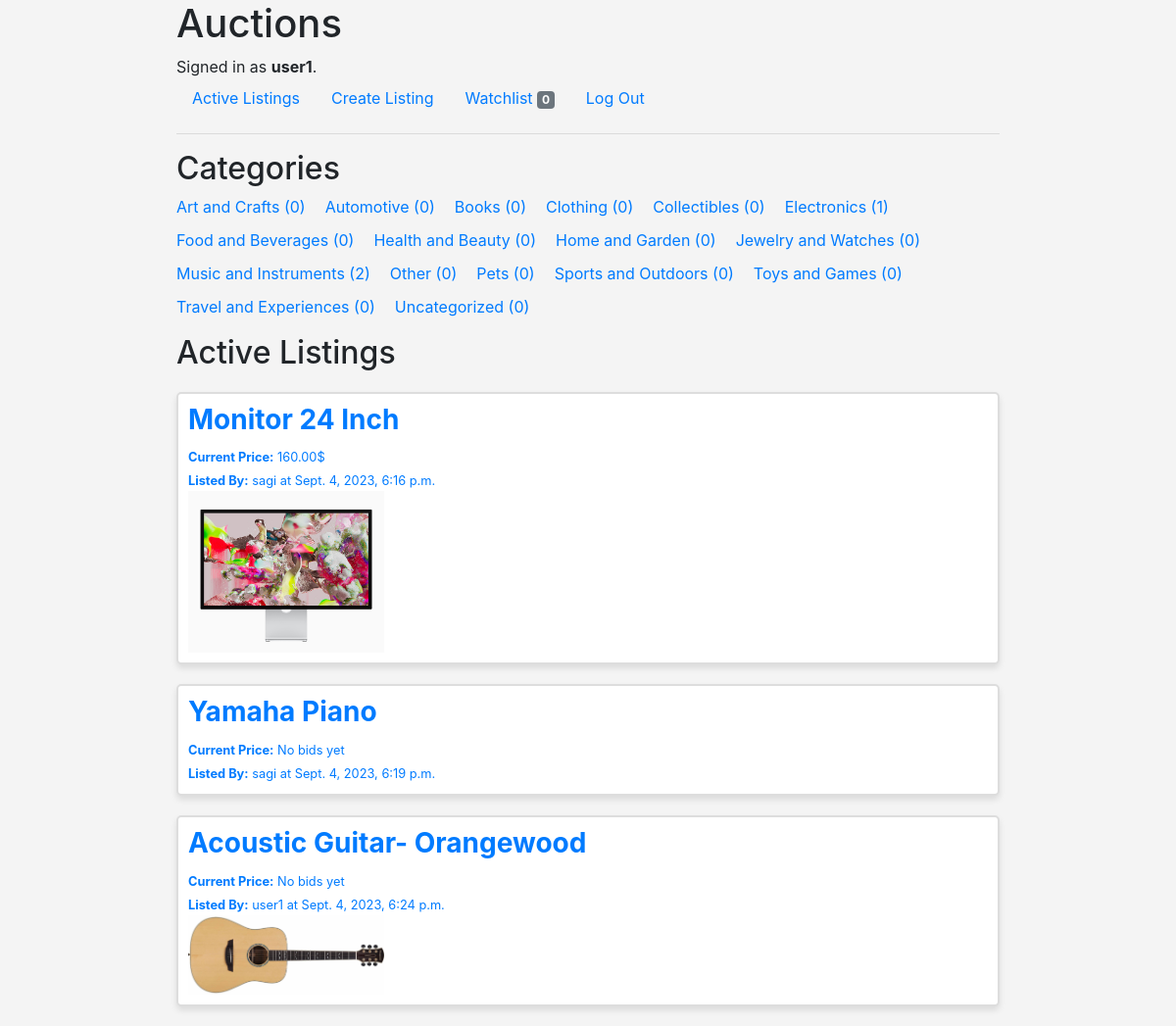
Screenshot of / (signed in) with the database file from the repository.
### auctions/models.py (models this page shows)
class User(AbstractUser):
    pass

class AuctionList(models.Model):
    seller = models.ForeignKey('User', on_delete=models.CASCADE, related_name = "lists")
    productName = models.CharField(max_length=64)
    initialPrice = models.DecimalField(max_digits=30, decimal_places=2)
    info = models.TextField(max_length=1000)
    creationTime = models.DateTimeField(auto_now_add=True)
    image = models.ImageField(upload_to= user_directory_path, blank=True, null=True)
    watchlist = models.ManyToManyField(User, blank=True, related_name = "watchlist")
    CATEGORY_CHOICES = [
        ('Uncategorized', 'Select a category'),
        ('Electronics', 'Electronics'),
        ('Clothing', 'Clothing'),
        ('Home and Garden', 'Home and Garden'),
        ('Toys and Games', 'Toys and Games'),
        ('Books', 'Books'),
        ('Sports and Outdoors', 'Sports and Outdoors'),
        ('Automotive', 'Automotive'),
        ('Jewelry and Watches', 'Jewelry and Watches'),
        ('Collectibles', 'Collectibles'),
        ('Health and Beauty', 'Health and Beauty'),
        ('Music and Instruments', 'Music and Instruments'),
        ('Art and Crafts', 'Art and Crafts'),
        ('Food and Beverages', 'Food and Beverages'),
        ('Pets', 'Pets'),
        ('Travel and Experiences', 'Travel and Experiences'),
        ('Other', 'Other'),
    ]
    category = models.CharField(
        max_length=50,
        choices=CATEGORY_CHOICES,
        default='Uncategorized',
    )
    AUCTION_STATUS_CHOICES = (
        ('active', 'Active'),
        ('closed', 'Closed')
    )
    status = models.CharField(
        max_length=10,
        choices=AUCTION_STATUS_CHOICES,
        default='active'  # Set the default status to 'active' when an auction is created.
    )

### auctions/views.py (the view)
# urls.py: path("", views.index, name="index"),
def index(request):
    return render(request, "auctions/index.html", {
        'auctionLists': AuctionList.objects.annotate(highestBid=Max('bids__bidPrice')).order_by('creationTime'),
        'categories_with_counts': getCategoriesWithCount(),
    })

### auctions/context_processors.py (called while the page is built)
def notification_count(request):
    if request.user.is_authenticated:
        return {'notification_count': Notification.objects.filter(user=request.user, is_read=False).count()}
    return {}

### auctions/util.py (called while the page is built)
def getCategoriesWithCount():
    categories_with_counts = AuctionList.objects.values('category').annotate(category_count=Count('category'))
    all_categories = AuctionList.CATEGORY_CHOICES
    all_categories_with_counts = [{'category': category[0], 'category_count': 0} for category in all_categories]
    merged_categories = {category['category']: category for category in all_categories_with_counts}
    for category in categories_with_counts:
        merged_categories[category['category']] = category
    sorted_categories = sorted(merged_categories.values(), key=lambda x: x['category'])
    return sorted_categories

### auctions/templates/auctions/index.html (shortened to what this page needs)
{% extends "auctions/layout.html" %}
{% block body %}
    <h2>Categories</h2>
    <ul class="horizontalCategories">
        {% for category in categories_with_counts %}
        <li><a href="{% url 'categoryPage' category.category %}">{{ category.category }} ({{ category.category_count }}) </a></li>
        {% endfor %}
    </ul>
    <h2>Active Listings</h2>
    {% for product in auctionLists %}
    <a href="{% url 'productPage' product.id%}" class="auctionProductLink">
        <div class="auctionProduct">
            <div class="productText">
                <h3><b> {{product.productName}}  </b></h3>
                {% if product.highestBid %}
                    {% if product.status == 'active' %}
                        <small><b>Current Price:</b> {{ product.highestBid|floatformat:2  }}$</small> <br>
                    {% else %}
                        <small><b>Winning Bid:</b> {{ product.highestBid|floatformat:2  }}$</small> <br>
                    {% endif %}
                {% else %}
                    {% if product.status == 'active' %}
                        <small><b>Current Price:</b> No bids yet</small><br>
                    {% else %}
                        <small><b>Winning Bid:</b> No bids were placed </small><br>
                    {% endif %}
                {% endif %}
                <small><b>Listed By:</b> {{product.seller}} at {{ product.creationTime }}</small>
            </div>
            <div class="productImg">
                {% if product.image %}
                    <img src="{{ product.image.url }}" alt="{{ product.productName }}" style="max-width: 200px;">
                {% endif %}
            </div>
        </div>
    </a>
    {%empty%}
        <p>No active listings.</p>
    {% endfor %}
{% endblock %}

### auctions/templates/auctions/layout.html (shortened to what this page needs)
{% load static %}
<!DOCTYPE html>
<html lang="en">
    <head>
        <link rel="stylesheet" href="https://stackpath.bootstrapcdn.com/bootstrap/4.4.1/css/bootstrap.min.css">
        <link href="{% static 'auctions/styles.css' %}" rel="stylesheet">
    </head>
    <body>
        <h1>Auctions</h1>
        <div>
            {% if user.is_authenticated %}
                Signed in as <strong>{{ user.username }}</strong>.
            {% else %}
                Not signed in.
            {% endif %}
        </div>
        <ul class="nav">
            <li class="nav-item">
                <a class="nav-link" href="{% url 'index' %}">Active Listings</a>
            </li>
            {% if user.is_authenticated %}
                <li class="nav-item">
                    <a class="nav-link" href="{% url 'createListing' %}">Create Listing</a>
                </li>
                <li class="nav-item">
                    <a class="nav-link" href="{% url 'watchlist' %}">Watchlist{% if notification_count >= 0 %} <span class="badge bg-secondary" style="color: white">{{ notification_count }} </span>{% endif %}</a>
                </li>
                <li class="nav-item">
                    <a class="nav-link" href="{% url 'logout' %}">Log Out</a>
                </li>
            {% endif %}
        </ul>
        <hr>
        {% block body %}
        {% endblock %}
    </body>
</html>

### auctions/static/auctions/styles.css (style rules this page uses)
body { margin-left:auto; margin-right:auto; width:70%; background-color: #f4f4f4; }
.auctionProduct { background-color: #fff; border: 2px solid #ddd; margin: 20px 0px; padding: 10px; box-shadow: 0 4px 6px rgba(0, 0, 0, 0.1); background-color: #fff; border-radius: 5px; }
a.auctionProductLink { text-decoration: none; }
.horizontalCategories { list-style: none; padding: 0; display: flex; flex-wrap: wrap; gap:10px; }
.horizontalCategories li { margin-right: 10px; }
.horizontalCategories li a { text-decoration: none; }

### rows the page displays
User: username "user1"
AuctionList: category "Music and Instruments", category_count "2", productName "Yamaha Piano", shows "Current Price:", status "No bids yet", seller "sagi", creationTime "Sept. 4, 2023, 6:19 p.m."
AuctionList: productName "Monitor 24 Inch", highestBid "160.00", seller "sagi", creationTime "Sept. 4, 2023, 6:16 p.m.", image (picture)
AuctionList: productName "Acoustic Guitar- Orangewood", shows "Current Price:", status "No bids yet", seller "user1", creationTime "Sept. 4, 2023, 6:24 p.m.", image (picture)

### other values shown
{{ notification_count }} "0"
{{ category.category }} "Art and Crafts" "Automotive" "Books" "Clothing" "Collectibles" "Electronics" "Food and Beverages" "Health and Beauty" "Home and Garden" "Jewelry and Watches" "Other" "Pets" "Sports and Outdoors" "Toys and Games" "Travel and Experiences" "Uncategorized"
{{ category.category_count }} "0" "0" "0" "0" "0" "1" "0" "0" "0" "0" "0" "0" "0" "0" "0" "0"
